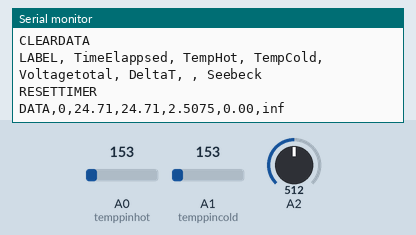
Simulated run of this sketch. Board: Arduino Uno, built with avr-gcc and run on an emulated ATmega328P. Shown: the last lines printed to the serial monitor. The test bench sets the inputs (shaded band); at power-on: A0 (temppinhot) = 153, A1 (temppincold) = 153, A2 = 512.

Above: at 1.2 s.
1.3 s: A0 (temppinhot) set to 165
At 5.6 s:
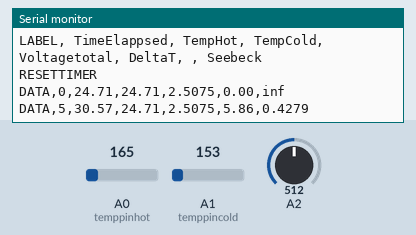
11.5 s: A1 (temppincold) set to 165
At 12.0 s:
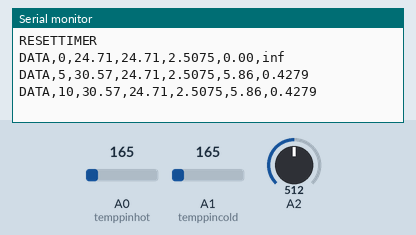
13.0 s: A2 set to 0
At 16.0 s:
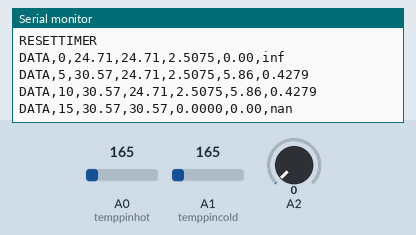
21.6 s: A0 (temppinhot) set to 175
At 22.6 s:
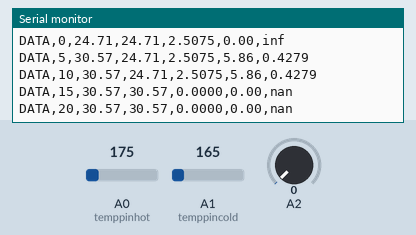
23.1 s: A1 (temppincold) set to 175
24.6 s: A2 set to 40
At 26.4 s:
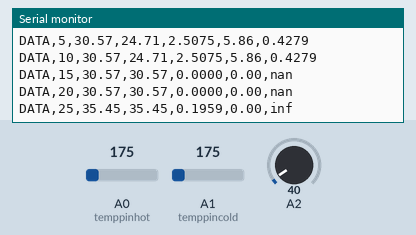

Measured:
- after the input at 1.3 s, the serial monitor: prints a new line after 3.8 s (image 1)
- after the input at 13.0 s, the serial monitor: prints a new line after 2.1 s (image 3)
- after the input at 24.6 s, the serial monitor: prints a new line after 0.51 s (image 5)

The sketch:

two__Temp__and_voltage_reading_test_for_1teg_.ino
```cpp
//assigning variables
int temppinhot=0;
int temppincold=1;

void setup() {
Serial.begin(9600);
Serial.println("CLEARSHEET");  //setup so PLX-DAQ recieves data.
Serial.println("CLEARDATA");   //aka talking to PLX-DAQ
Serial.println("LABEL, TimeElappsed, TempHot, TempCold, Voltagetotal, DeltaT, , Seebeck");
Serial.println("RESETTIMER");
}

void loop() {

Serial.print("DATA,"); //setup so PLX-DAQ receives data
unsigned long ElapsedTime=millis(); //Reads how much time has elapsed since the beggining of he experiment
ElapsedTime=ElapsedTime*0.001; //convert milliseconds to seconds

int temphot=analogRead(temppinhot); //Readiag data from the sensor on the hot bar. Stored as a 10bit number
float voltagehot = temphot * 5.0/1024; //Converting 10bit number to voltage ant then to the temperature.
float tempChot=(voltagehot - 0.5) * 100;
int tempcold=analogRead(temppincold); //Readiag data from the sensor on the cold bar. Stored as a 10bit number
float voltagecold = tempcold * 5.0/1024; //Converting 10bit number to voltage and then to the temperature.
float tempCcold=(voltagecold - 0.5) * 100;

int sum = 0;
for (int i=0; i<30; i++) {
sum=sum+analogRead(A2); //for loop to sum 30 measurments
}
float average=sum/30; //get average of the 30 measurments (better precision)
float voltagetotal = average * (5.015 / 1024); //voltage measured fromt the TEG
float DeltaT=tempChot-tempCcold; //Computed delta temperature
 float Seebeck=voltagetotal/DeltaT; //Computed seebeck coefficient
// print out the value you read:
Serial.print(  ElapsedTime);
Serial.print(",");
Serial.print(  tempChot );
Serial.print(",");
Serial.print(  tempCcold);
Serial.print(",");
Serial.print(voltagetotal, 4);
Serial.print(",");
Serial.print(  DeltaT );
Serial.print(",");
Serial.println(  Seebeck, 4);
//separate data print outs with by comma, so PLX-DAQ recognizes it as separate data

delay(5000); //repeat the loop every second (take data every second)
}
```
